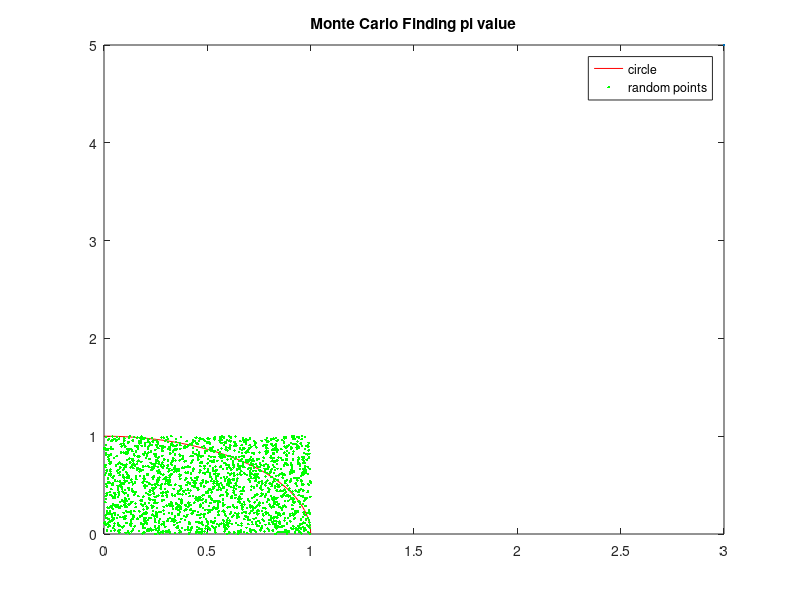

Write the MATLAB code that produced this figure. (Note: this script raises an error after producing the figure.)
% radius of circle
r = 1;

% area of quarter circle
area_of_qu_circle = pi * r^2 / 4;

% side of square
a = 1; 

% area of square
area_of_squ = a*a;

% probability of random point R(x,y) being inside the circle
prob = area_of_qu_circle / area_of_squ;

%random point vectors
vecx = [];
vecy = [];
N=2000;
% Random point generator, Number of sample:N
for i=1:N
    k = rand(1,2);
    vecx = [vecx k(1)];
    vecy = [vecy k(2)];    
end
%% plotting

% center of circle
C = [0. 0.] ; 

% angle 
th = pi/2:-pi/90:0; 

xc = cos(th) ; 
yc = sin(th) ; 
plot(xc,yc,"r",vecx,vecy,"g.",LineWidth=3,MarkerSize=5)
legend("circle", "random points")
title("Monte Carlo Finding pi value")
%%
% M(2) is number of points which being inside the circle
M = size(vecy(vecy< sin(acos(vecx))));

%Results
my_pi = 4*M(2)/N;
my_error = abs(pi - my_pi)/pi*100;
disp("my_pi= "+my_pi)
disp("myerror="+ my_error + " for " + N + " samples.")

